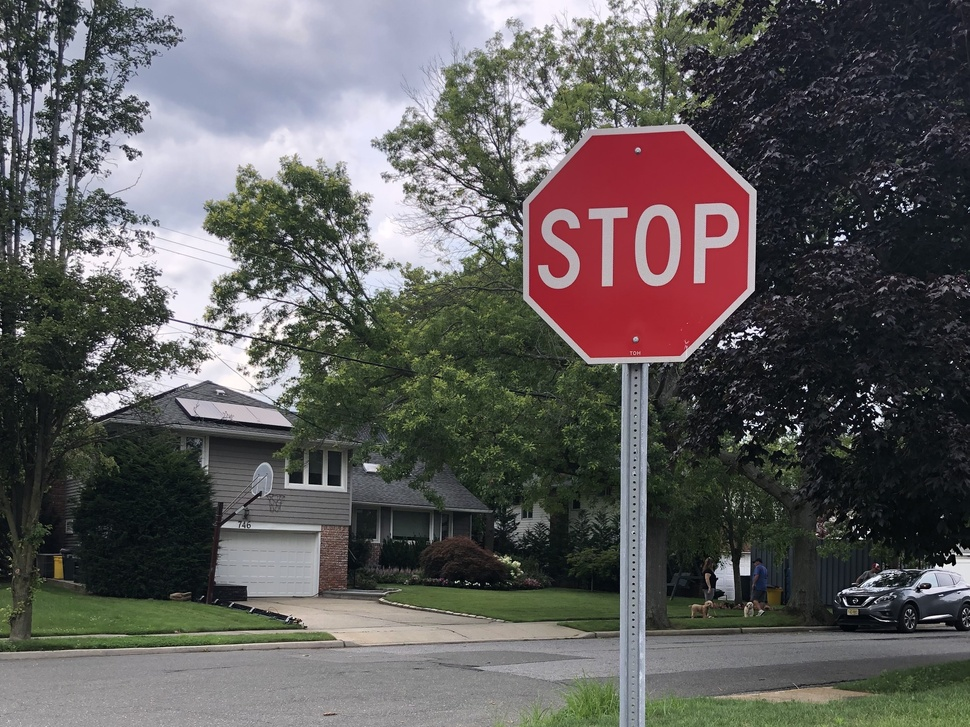
#> input picture 03 Image Processing/img/0318.jpg, 970 x 727 px, shrunk from 3024 x 2268 before the run
$ python '03.17 ObjectDetection.py'
#> lines starting #> are read from the running program, lines starting #| are printed output that depends on the picture
import cv2
import matplotlib
from matplotlib import pyplot as plt

matplotlib.use('TkAgg')

img = cv2.imread("img/0318.jpg")
#> img is the input picture: shape (727, 970, 3); mean B, G, R 92.8, 93, 95.3
# Altering properties of image with cv2
img_gray = cv2.cvtColor(img, cv2.COLOR_BGR2GRAY)
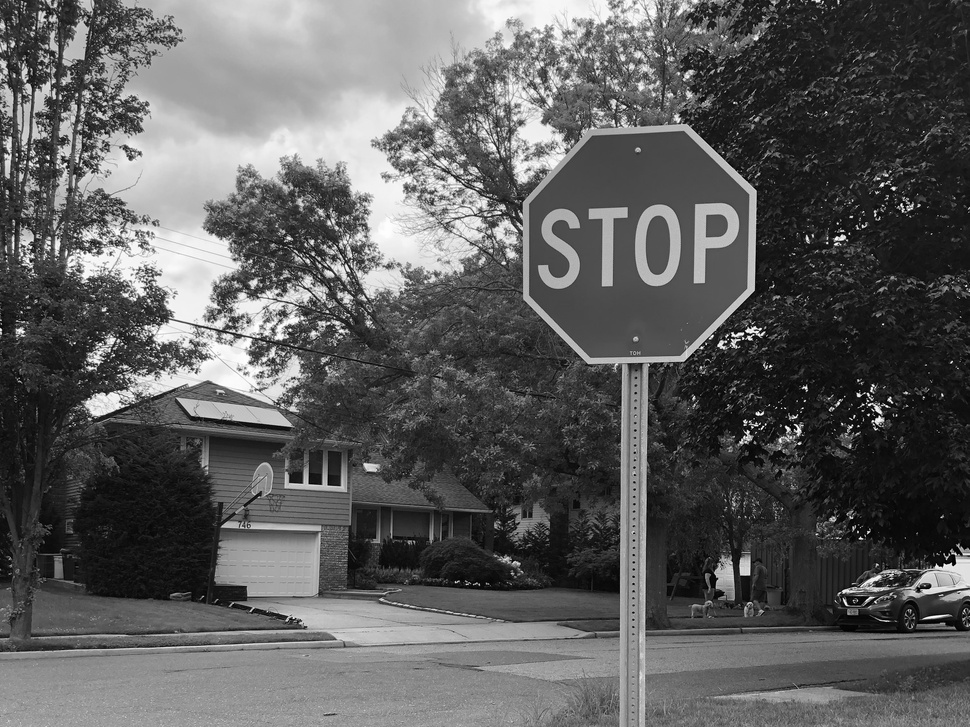
#> img_gray: shape (727, 970); min 0, max 255, mean 93.7
img_rgb = cv2.cvtColor(img, cv2.COLOR_BGR2RGB)

# Importing Haar cascade classifier xml data
data = cv2.CascadeClassifier('img/data.xml')

# Detecting object in the image with Haar cascade classifier
detecting = data.detectMultiScale(img_gray, minSize=(20, 20))
#> detecting = [[504, 112, 265, 265]]

# Amount of object detected
amountDetecting = len(detecting)
#> amountDetecting = 1

# Using if condition to highlight the object detected
if amountDetecting != 0:
    for (x, y, width, height) in detecting:
        cv2.rectangle(img_rgb, (x, y),  # Highlighting detected object with rectangle
                      (x + height, y + width),
                      (0, 255, 0), 5)
#> this loop made 1 pass
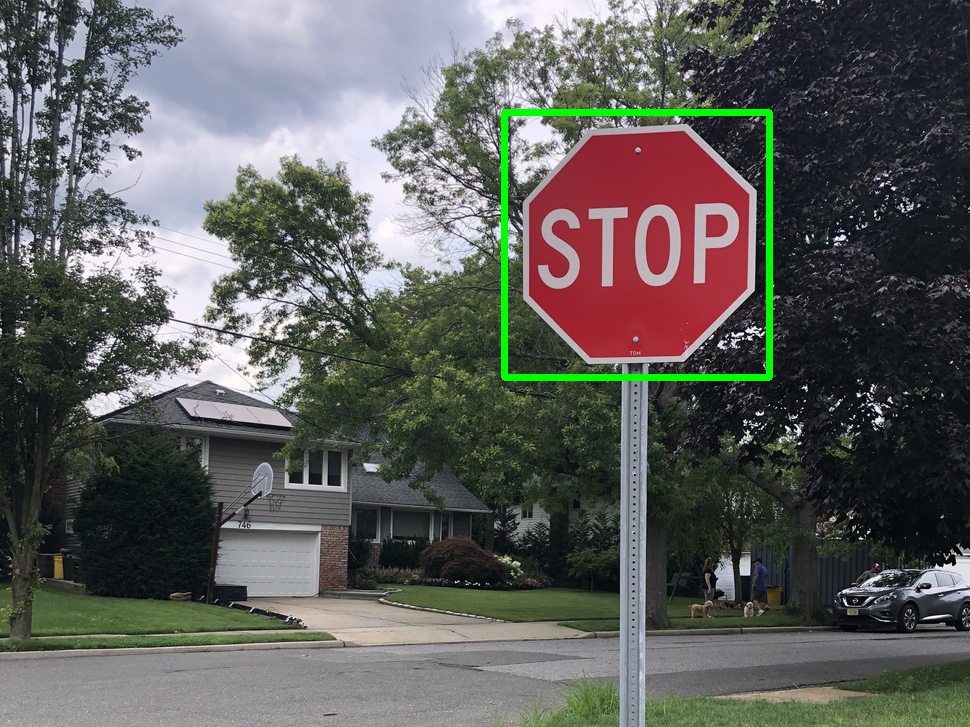
#> img_rgb: shape (727, 970, 3); mean R, G, B 94.6, 95, 92.1
# Plotting image with subplot() from plt
plt.subplot(1, 1, 1)
plt.imshow(img_rgb)
plt.show()

$ run again, with 03 Image Processing/img/0317.jpg copied over 03 Image Processing/img/0318.jpg
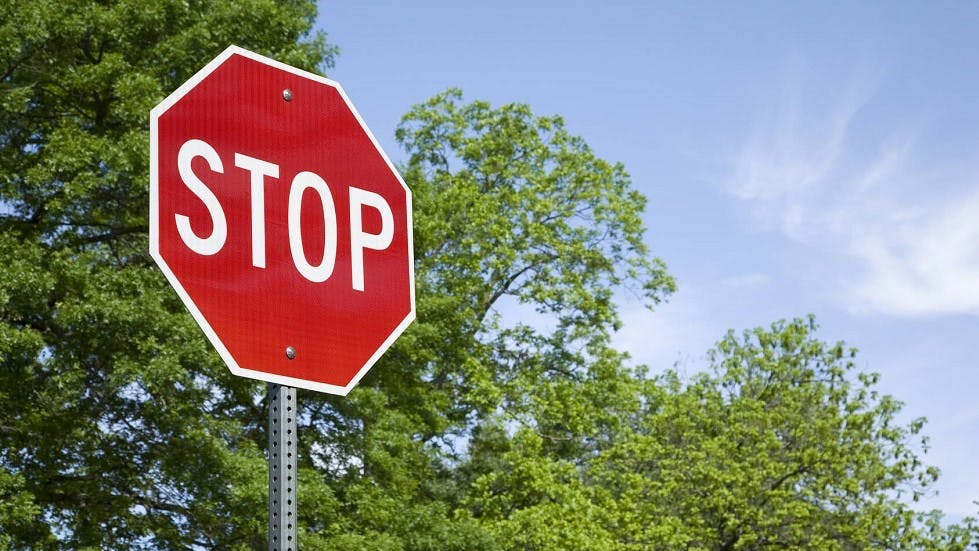
#> input picture 03 Image Processing/img/0317.jpg, 979 x 551 px
#> img is the input picture: shape (551, 979, 3); mean B, G, R 123.1, 133.3, 133.1
#> `img_gray = cv2.cvtColor(img, cv2.COLOR_BGR2GRAY)`:
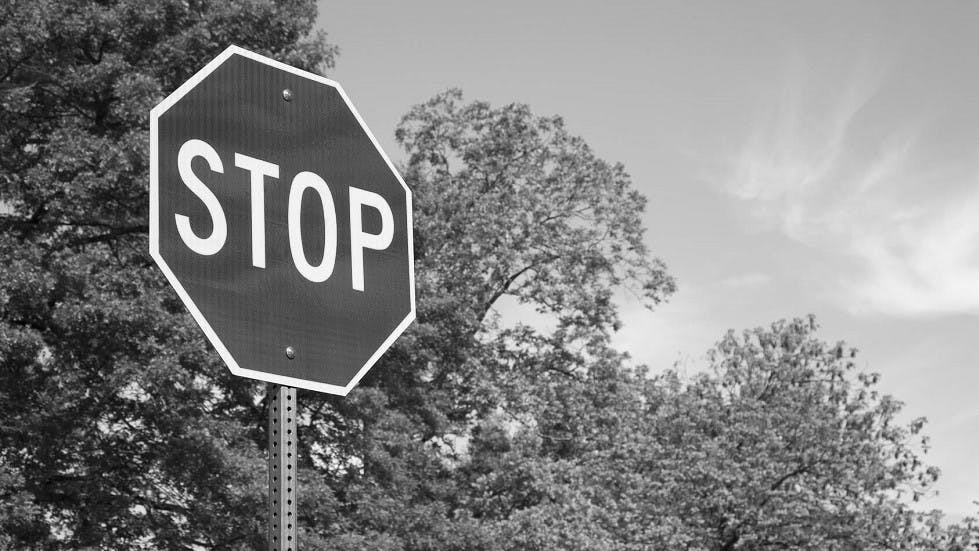
#> img_gray: shape (551, 979); min 0, max 255, mean 132
#> detecting = [[144, 66, 315, 315]]
#> amountDetecting = 1
#> the loop `for (x, y, width, height) in detecting:` made 1 pass
#> after the loop `for (x, y, width, height) in detecting:`:
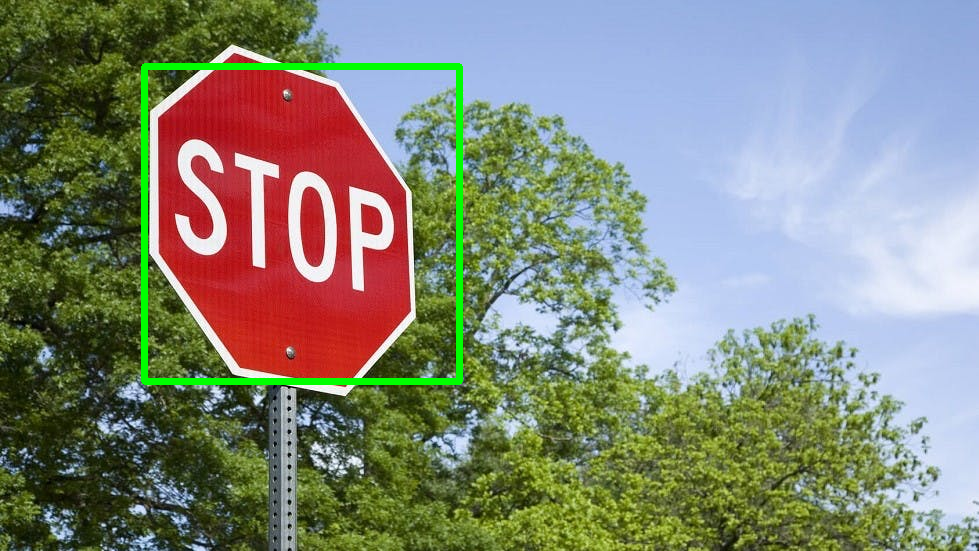
#> img_rgb: shape (551, 979, 3); mean R, G, B 131.3, 135.6, 121.6

$ run again, with 03 Image Processing/img/0319.jpg copied over 03 Image Processing/img/0318.jpg
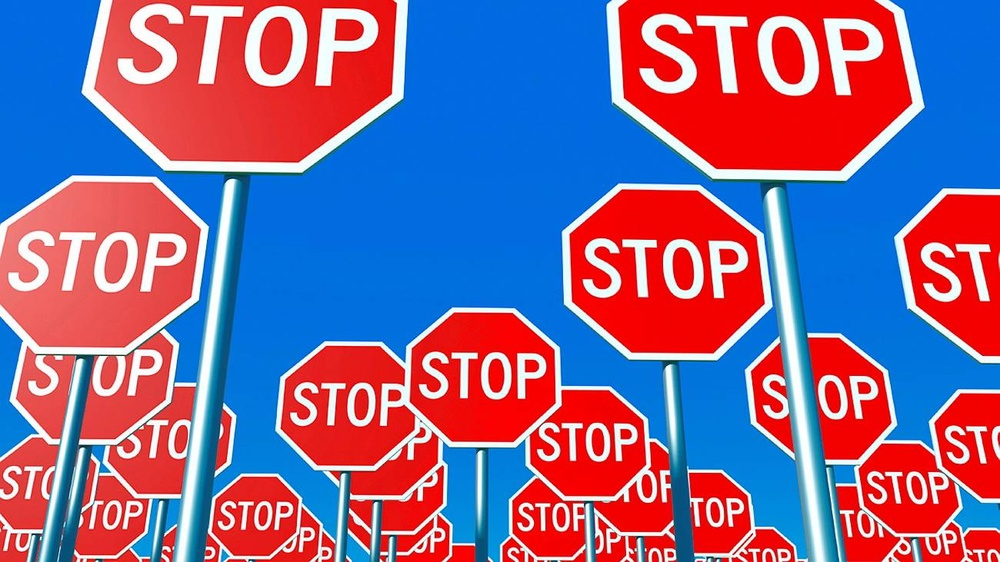
#> input picture 03 Image Processing/img/0319.jpg, 1000 x 562 px, shrunk from 1300 x 731 before the run
#> img is the input picture: shape (562, 1000, 3); mean B, G, R 144.1, 101.8, 137.5
#> `img_gray = cv2.cvtColor(img, cv2.COLOR_BGR2GRAY)`:
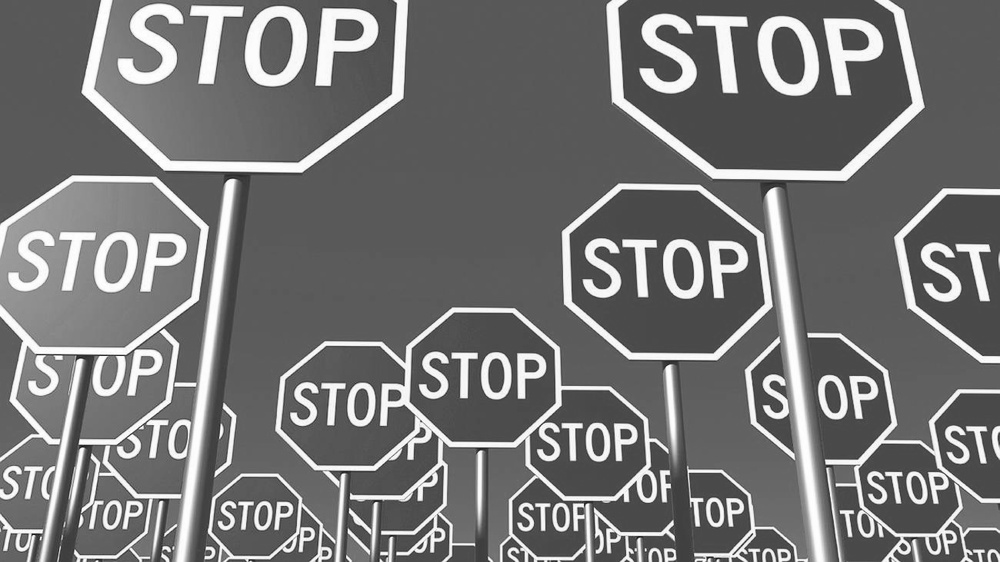
#> img_gray: shape (562, 1000); min 10, max 255, mean 117.3
#> detecting = 17 rows, first 6: [218, 470, 85, 85], [670, 466, 90, 90], [106, 462, 86, 86], [511, 472, 86, 86], [526, 374, 135, 135], [66, 470, 90, 90]
#> amountDetecting = 17
#> the loop `for (x, y, width, height) in detecting:` made 17 passes
#> after the loop `for (x, y, width, height) in detecting:`:
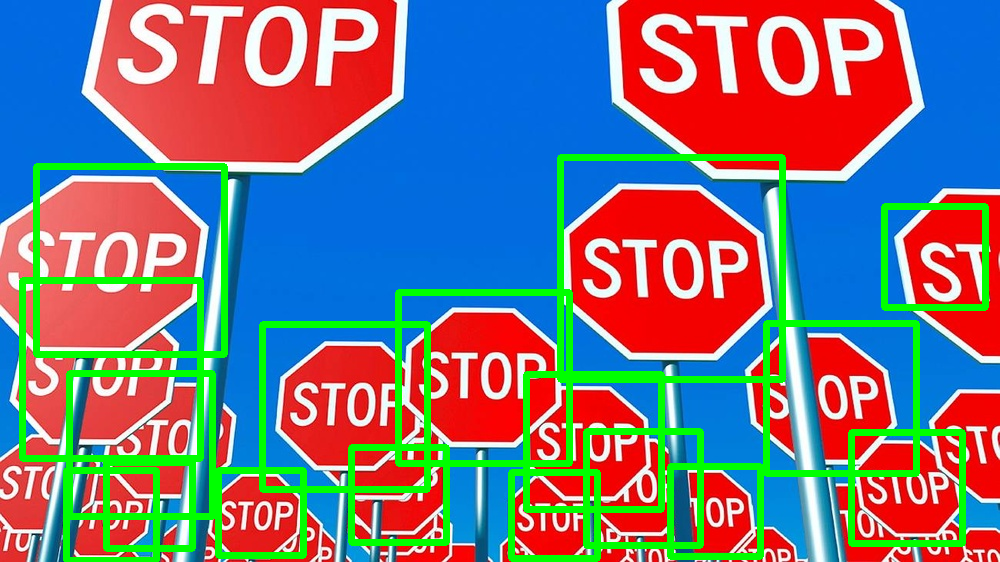
#> img_rgb: shape (562, 1000, 3); mean R, G, B 123.3, 116.4, 128.1
